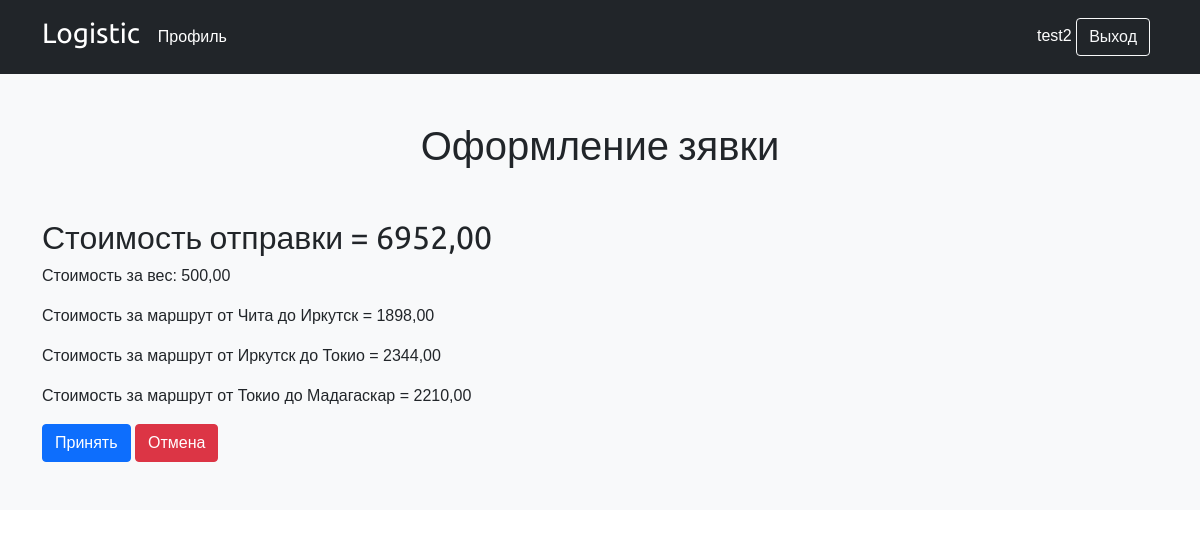
The page /apply_order/ (signed in) on the database its author committed.
### mainSite/models.py (models this page shows, shortened)
class Order(models.Model):
    user = models.ForeignKey(User, verbose_name='Пользователь', on_delete=models.CASCADE)
    name = models.CharField(max_length=50, verbose_name='Имя', null=True, blank=True)
    second_name = models.CharField(max_length=50, verbose_name='Фамилия', null=True, blank=True)
    patronymic = models.CharField(max_length=50, verbose_name='Отчество', null=True, blank=True)
    retrive_type = models.ForeignKey(RetriveType, verbose_name='Тип отправления',null=True, blank=True, on_delete=models.SET_NULL)
    delivery_name = models.CharField(max_length=255, verbose_name='Груз:', null=True, blank=True)
    weight = models.DecimalField(verbose_name='Вес',null=True, blank=True, max_digits=10, decimal_places=2)
    from_city = models.ForeignKey(City, verbose_name='Откуда', related_name='from_city_order',null=True, blank=True, on_delete=models.SET_NULL)
    to_city = models.ForeignKey(City, verbose_name='Куда', related_name='to_city_order',null=True, blank=True, on_delete=models.SET_NULL)
    created = models.DateTimeField(auto_now_add=True, verbose_name='Создано')
    updated = models.DateTimeField(auto_now=True, verbose_name='Обновлено')
    status = models.ForeignKey(Status, verbose_name='Статус', on_delete=models.SET_NULL, null=True, blank=True)
    def get_total_cost(self):
        return sum(item.get_cost() for item in self.items.all()) + self.weight
    class Meta:
        verbose_name = 'Заказ'
        verbose_name_plural = 'Заказы'

class OrderRoute(models.Model):
    order = models.ForeignKey(Order, verbose_name='Заказ', related_name='items', on_delete=models.CASCADE)
    from_city = models.ForeignKey(City, verbose_name='Откуда', related_name='from_city',null=True, blank=True, on_delete=models.SET_NULL)
    to_city = models.ForeignKey(City, verbose_name='Куда', related_name='to_city',null=True, blank=True, on_delete=models.SET_NULL)
    route_status = models.ForeignKey(RouteStatus, null=True, blank=True, verbose_name='Статус маршрута', on_delete=models.SET_NULL)
    price = models.DecimalField(verbose_name='Цена',null=True, blank=True, default=0, max_digits=10, decimal_places=2)
    delivery_time = models.IntegerField(null=True, blank=True, default=0, verbose_name='Время доставки')
    transport = models.ForeignKey(Transport,null=True, blank=True, on_delete=models.SET_NULL, verbose_name='Транспорт')
    def get_cost(self):
        return self.price
    class Meta:
        verbose_name = 'Маршрут'
        verbose_name_plural = 'Маршруты'

class City(models.Model):
    name = models.CharField(max_length=256, null=False, blank=False, unique=True, verbose_name='Наименование')
    def __str__(self):
        return self.name
    class Meta:
        verbose_name = 'Город'
        verbose_name_plural = 'Города'

### mainSite/views.py (the view)
# urls.py: path('apply_order/', views.apply_order, name='apply_order'),
def apply_order(request):
    order = models.Order.objects.all().last()
    order_route = models.OrderRoute.objects.filter(order=order)
    context = {
        'order':order,
        'order_route':order_route,
    }
    return render(request, 'mainSite/apply_order.html', context)

### mainSite/templates/mainSite/apply_order.html (shortened to what this page needs)
{% extends 'mainSite/base.html' %}
{% block content %}
<main>
    <div class="album py-5 bg-light">
      <div class="container">
        <div class="text-center mb-5"><h1>Оформление зявки</h1></div>
          <h2>
            Стоимость отправки = {{order.get_total_cost}}
          </h2>
          <p>Стоимость за вес: {{ order.weight }}</p>
          {% if order_route %}
          {% for el in order_route %}
          <p>Стоимость за маршрут от {{ el.from_city }} до {{ el.to_city }} = {{el.price}}</p>
          {%endfor%}
          {%else%}
          <p>Маршруты не назаначены</p>
          {%endif%}
          <a href="{% url 'my_order' %}"><button class="btn btn-primary">Принять</button></a>
          <a href="{% url 'cancel_order' %}"><button class="btn btn-danger">Отмена</button></a>
        </div>
      </div>
  </main>
{% endblock %}

### mainSite/templates/mainSite/base.html (shortened to what this page needs)
{% load static %}
<!DOCTYPE html>
<html lang="en">
  <head>
    <link href="https://cdn.jsdelivr.net/npm/bootstrap@5.0.1/dist/css/bootstrap.min.css" rel="stylesheet">
    <link href="{% static "css/base.css" %}" rel="stylesheet">
  </head>
  <body>
      <header class="p-3 bg-dark text-white">
        <div class="container">
          <div class="d-flex flex-wrap align-items-center justify-content-center justify-content-lg-start">
            <a href="{% url 'home' %}" class="d-flex align-items-center mb-2 mb-lg-0 text-white text-decoration-none">
              <h3>Logistic</h3>
            </a>
            <ul class="nav col-12 col-lg-auto me-lg-auto mb-2 justify-content-center mb-md-0 ml">
              {% if user.is_authenticated %}
              <li><a href="{% url 'my_order' %}" class="nav-link px-2 text-white">Профиль</a></li>
              {% endif %}
            </ul>
            {% if user.is_authenticated %}
            <div class="text-end">
                <a href="{% url 'my_order' %}" class="text-white">{{ user.get_username }}</a>
                <a href="{% url 'logout' %}"><button type="button" class="btn btn-outline-light me-2">Выход</button></a>
              </div>
            {% else %}
            <div class="text-end">
              <a href="{% url 'login_page' %}"><button type="button" class="btn btn-outline-light me-2">Вход</button></a>
              <a href="{% url 'register' %}"><button type="button" class="btn btn-warning">Регистрация</button></a>
            </div>
            {% endif %}
          </div>
        </div>
      </header>
    {% block content %}{% endblock %}
  </body>
</html>

### static/css/base.css (style rules this page uses)
body { margin:0; padding:0; font-family:helvetica, sans-serif; }
h1, h2, h3, h4, h5 , h6 { font-family: 'Ubuntu', sans-serif; font-weight:normal; }
a { text-decoration:none; color:#5993bb; }

### mainSite/templates/mainSite/base.html (style rules this page uses)
.ml { margin-left: 10px; }
main { background-color: #f8f9fa!important; }

### rows shown on the page
Order: get_total_cost "6952,00", weight "500,00"
OrderRoute: from_city "Чита", to_city "Иркутск", price "1898,00"
OrderRoute: from_city "Иркутск", to_city "Токио", price "2344,00"
OrderRoute: from_city "Токио", to_city "Мадагаскар", price "2210,00"

### other values the page prints
{{ user.get_username }} "test2"
